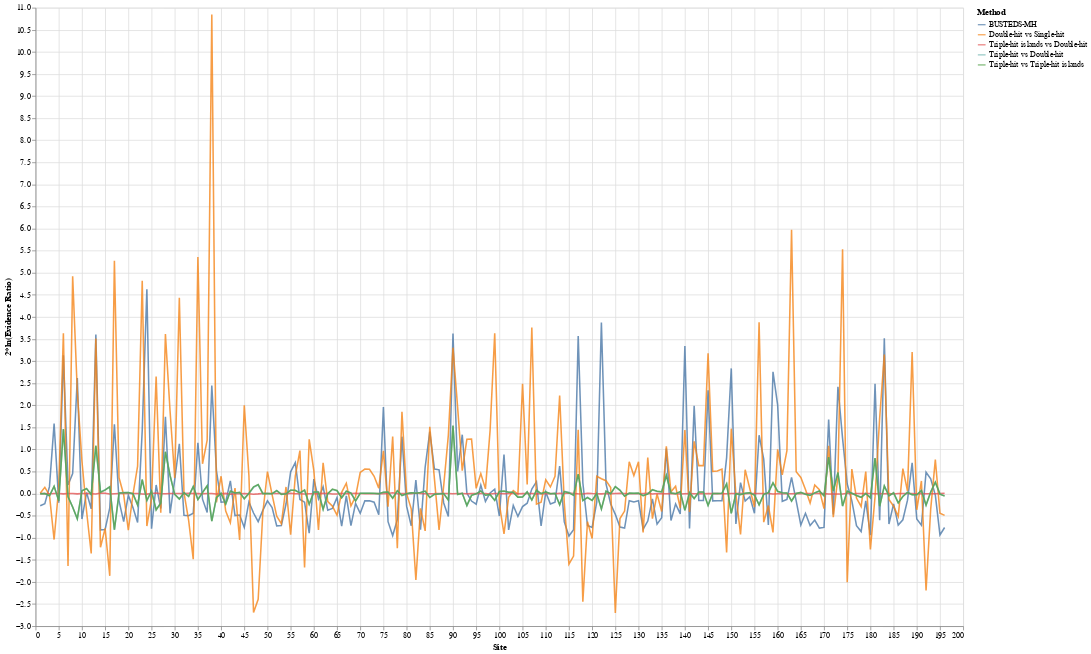

Notebook code for this chart:
### Code cell
source = result_logn

alt.Chart(source).mark_line(opacity=0.8).encode(
    x='Site',
    y=alt.Y('Evidence Ratio', axis=alt.Axis(title='2*ln(Evidence Ratio)')),
    color='Method',
    stroke='Method',
).properties(
    width=1200,
    height=800)

### Figure 1 — Vega-Lite specification as saved in the notebook (floating-point values rounded to 4 significant figures; data arrays with more than 128 entries replaced by an {"elided": "..."} marker saying what was removed)
{"config": {"view": {"continuousWidth": 400, "continuousHeight": 300}}, "data": {"name": "data-fe5cdd27d700179df7a475ebc31bada9"}, "mark": {"type": "line", "opacity": 0.8}, "encoding": {"color": {"type": "nominal", "field": "Method"}, "stroke": {"type": "nominal", "field": "Method"}, "x": {"type": "quantitative", "field": "Site"}, "y": {"type": "quantitative", "axis": {"title": "2*ln(Evidence Ratio)"}, "field": "Evidence Ratio"}}, "height": 800, "width": 1200, "$schema": "https://vega.github.io/schema/vega-lite/v4.8.1.json", "datasets": {"data-fe5cdd27d700179df7a475ebc31bada9": {"elided": "980 records"}}}
